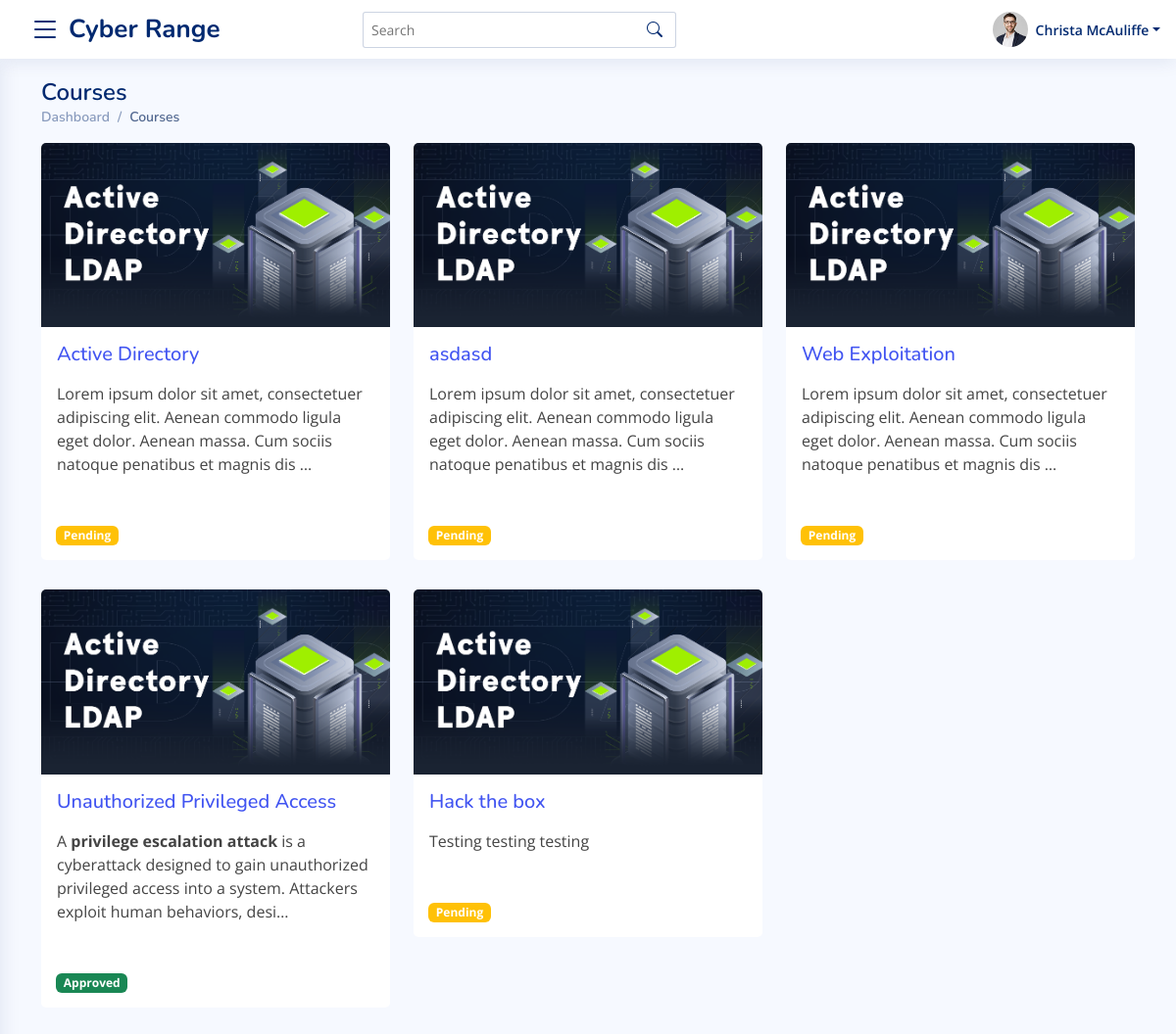
Page /instructor/courses (signed in) on the committed database.
### accounts/models.py (models this page shows, shortened)
class User(AbstractBaseUser):
    username = models.CharField(
        verbose_name="Username",
        max_length=255,
        default="",
        blank=True,
        unique=False,
    )
    email = models.EmailField(
        verbose_name='email address',
        max_length=255,
        unique=True,
    )
    is_active = models.BooleanField(default=True, help_text="User is verified and have access to the website. Admin can also block a user by un-check this field")
    is_staff = models.BooleanField(default=False , editable=False) # a admin user; non super-user
    is_superuser = models.BooleanField(default=False, help_text="Superuser of the whole website.") # a superuser
    is_student = models.BooleanField(default=False)
    is_instructor = models.BooleanField(default=False)
    is_admin = models.BooleanField(default=False)
    groups = models.ManyToManyField(
        Group,
        verbose_name=_('groups'),
        blank=True,
        help_text=_(
            'The groups this user belongs to. A user will get all permissions '
            'granted to each of their groups.'
        ),
        related_name="user_groups_set",
        related_query_name="user",
    )
    permissions = models.ManyToManyField(
        Permission,
        verbose_name=_('user permissions'),
        blank=True,
        help_text=_('Specific permissions for this user.'),
        related_name="user_permissions_set",
        related_query_name="user",
    )
    date_joined = models.DateTimeField(_('Date Joined'), blank=True, null=True, auto_now_add=True)
    updated= models.DateTimeField( verbose_name= _('Last Updated Timestamp') , auto_now= True)
    USERNAME_FIELD = 'email'
    REQUIRED_FIELDS = [] # Email & Password are required by default.
    objects = UserManager()

### master_app/models.py (models this page shows, shortened)
class Course(models.Model):
    instructor = models.ForeignKey(User, on_delete=models.CASCADE)
    name = models.CharField(max_length=100)
    start_time = models.DateTimeField(auto_now_add=False, default=timezone.now)
    end_time = models.DateTimeField(auto_now_add=False, default=timezone.now)
    created_timestamp = models.DateTimeField( auto_now_add=True )
    description = RichTextField()
    is_approved = models.CharField(max_length=10, choices=APPROVED_CHOICES, default="Pending")

### master_app/views.py (the view)
# urls.py: path("instructor/courses", views.CoursesList, name="courses-all-url"),
@login_required
@teacher_required
def CoursesList(request):
    template_name = 'master_app/instructor/courses_list.html'
    all_courses = Course.objects.filter(instructor = request.user)
    context = {
        "all_courses" : all_courses
    }
    return render(request, template_name, context)

### master_app/templates/master_app/instructor/courses_list.html (shortened to what this page needs)
{%  extends 'base.html' %}
{% load static %}
{% block content %}
<main id="main" class="main">
  <section class="section dashboard">
  <div class="container">
      <div class="pagetitle">
          <h1>Courses</h1>
          <nav>
            <ol class="breadcrumb">
              <li class="breadcrumb-item"><a href="{% url 'instructor-dasboard-url' %}">Dashboard</a></li>
              <li class="breadcrumb-item active">Courses</li>
            </ol>
          </nav>
        </div>
        <div class="row">
          {% for course in all_courses %}
          <div class="col-12 col-md-4 col-lg-4">
            <div class="card shadow-none bg-transparent ">
                <div class="card-header p-0 border-0 ">
                    <img class="card-img-top" src="{% static 'assets/img/Ad.png' %}" alt="">
                </div>
                <div class="card-body p-3 bg-white">
                    <h5><a href="{% url 'instructor-courses-details-url' course.id %}">{{ course.name }}</a></h5>
                    <p>
                        {{ course.description|safe|truncatechars_html:150 }}
                    </p>
                </div>
                <div class="card-footer border-0">
                  {% if course.is_approved == "Pending" %}
                    <span class="badge bg-warning">Pending</span>
                  {% elif course.is_approved == "Approved" %}
                    <span class="badge bg-success">Approved</span>
                  {% elif course.is_approved == "Rejected"  %}
                    <span class="badge bg-danger">Rejected</span>
                  {% endif %}
                </div>
            </div>
    </div>
          {% endfor %}
        </div>
{% endblock %}

### master_app/templates/master_app/header.html (shortened to what this page needs)
{% load static %}
<header   class="header fixed-top d-flex align-items-center sticky-top">
  <div class="d-flex align-items-center justify-content-between">
    <i class="bi bi-list toggle-sidebar-btn"></i>
    <a href="{% url 'master_index' %}" class="logo d-flex align-items-center ms-2">
      <span class="d-none d-lg-block">Cyber Range</span>
    </a>
  </div>
  <div class="search-bar">
    <form class="search-form d-flex align-items-center" method="POST" action="#">
      <input type="text" name="query" placeholder="Search" title="Enter search keyword">
      <button type="submit" title="Search"><i class="bi bi-search"></i></button>
    </form>
  </div>
  <nav class="header-nav ms-auto">
    <ul class="d-flex align-items-center">
      {% if request.user.is_authenticated %}
      <li class="nav-item dropdown pe-3">
        <a class="nav-link nav-profile d-flex align-items-center pe-0" href="#" data-bs-toggle="dropdown">
          <img src="{% static 'assets/img/profile-img.jpg' %}" alt="Profile" class="rounded-circle">
          <span class="d-none d-md-block dropdown-toggle ps-2">{{ request.user.username }}</span>
        </a>
      </li>
      {% endif %}
    </ul>
  </nav>
</header>

### master_app/static/assets/css/style.css (style rules this page uses)
:root { scroll-behavior: smooth; }
body { font-family: "Open Sans", sans-serif; background: #f6f9ff; color: #444444; }
a { color: #4154f1; text-decoration: none; }
h1, h2, h3, h4, h5, h6 { font-family: "Nunito", sans-serif; }
#main { margin-top: 60px; padding: 20px 30px; transition: all 0.3s; }
.pagetitle { margin-bottom: 10px; }
.pagetitle h1 { font-size: 24px; margin-bottom: 0; font-weight: 600; color: #012970; }
.card { margin-bottom: 30px; border: none; border-radius: 5px; box-shadow: 0px 0 30px rgba(1, 41, 112, 0.1); }
.card-header, .card-footer { border-color: #ebeef4; background-color: #fff; color: #798eb3; padding: 15px; }
.card-body { padding: 0 20px 20px 20px; }
.breadcrumb { font-size: 14px; font-family: "Nunito", sans-serif; color: #899bbd; font-weight: 600; }
.breadcrumb a { color: #899bbd; transition: 0.3s; }
.breadcrumb .breadcrumb-item::before { color: #899bbd; }
.breadcrumb .active { color: #51678f; font-weight: 600; }
.logo { line-height: 1; }
@media (min-width: 1200px) { .logo { width: 280px; } }
.logo span { font-size: 26px; font-weight: 700; color: #012970; font-family: "Nunito", sans-serif; }
.header { transition: all 0.5s; z-index: 997; height: 60px; box-shadow: 0px 2px 20px rgba(1, 41, 112, 0.1); background-color: #fff; padding-left: 20px; }
.header .toggle-sidebar-btn { font-size: 32px; padding-left: 10px; cursor: pointer; color: #012970; }
.header .search-bar { min-width: 360px; padding: 0 20px; }
.header .search-form { width: 100%; }
.header .search-form input { border: 0; font-size: 14px; color: #012970; border: 1px solid rgba(1, 41, 112, 0.2); padding: 7px 38px 7px 8px; border-radius: 3px; transition: 0.3s; width: 100%; }
.header .search-form button { border: 0; padding: 0; margin-left: -30px; background: none; }
.header .search-form button i { color: #012970; }
.header-nav ul { list-style: none; }
.header-nav>ul { margin: 0; padding: 0; }
.header-nav .nav-profile { color: #012970; }
.header-nav .nav-profile img { max-height: 36px; }
.header-nav .nav-profile span { font-size: 14px; font-weight: 600; }
@media (min-width: 1200px) { #main, #footer { margin-left: 300px; } }
@media (min-width: 1200px) { .toggle-sidebar #main, .toggle-sidebar #footer { margin-left: 0; } }

### master_app/templates/master_app/base.html (style rules this page uses)
#main { margin-top: 0; }
.card { border-radius: 0.625rem; }

### rows in the picture
User: user.username "Christa McAuliffe"
Course: name "Active Directory", description "Lorem ipsum dolor sit amet, consectetuer adipiscing elit. Aenean commodo ligula eget dolor. Aenean massa. Cum sociis natoque penatibus et magnis dis …", is_approved "Pending"
Course: name "asdasd", description "Lorem ipsum dolor sit amet, consectetuer adipiscing elit. Aenean commodo ligula eget dolor. Aenean massa. Cum sociis natoque penatibus et magnis dis …", is_approved "Pending"
Course: name "Web Exploitation", description "Lorem ipsum dolor sit amet, consectetuer adipiscing elit. Aenean commodo ligula eget dolor. Aenean massa. Cum sociis natoque penatibus et magnis dis …", is_approved "Pending"
Course: name "Unauthorized Privileged Access", description "A privilege escalation attack is a cyberattack designed to gain unauthorized privileged access into a system. Attackers exploit human behaviors, desi…", is_approved "Approved"
Course: name "Hack the box", description "Testing testing testing", is_approved "Pending"
